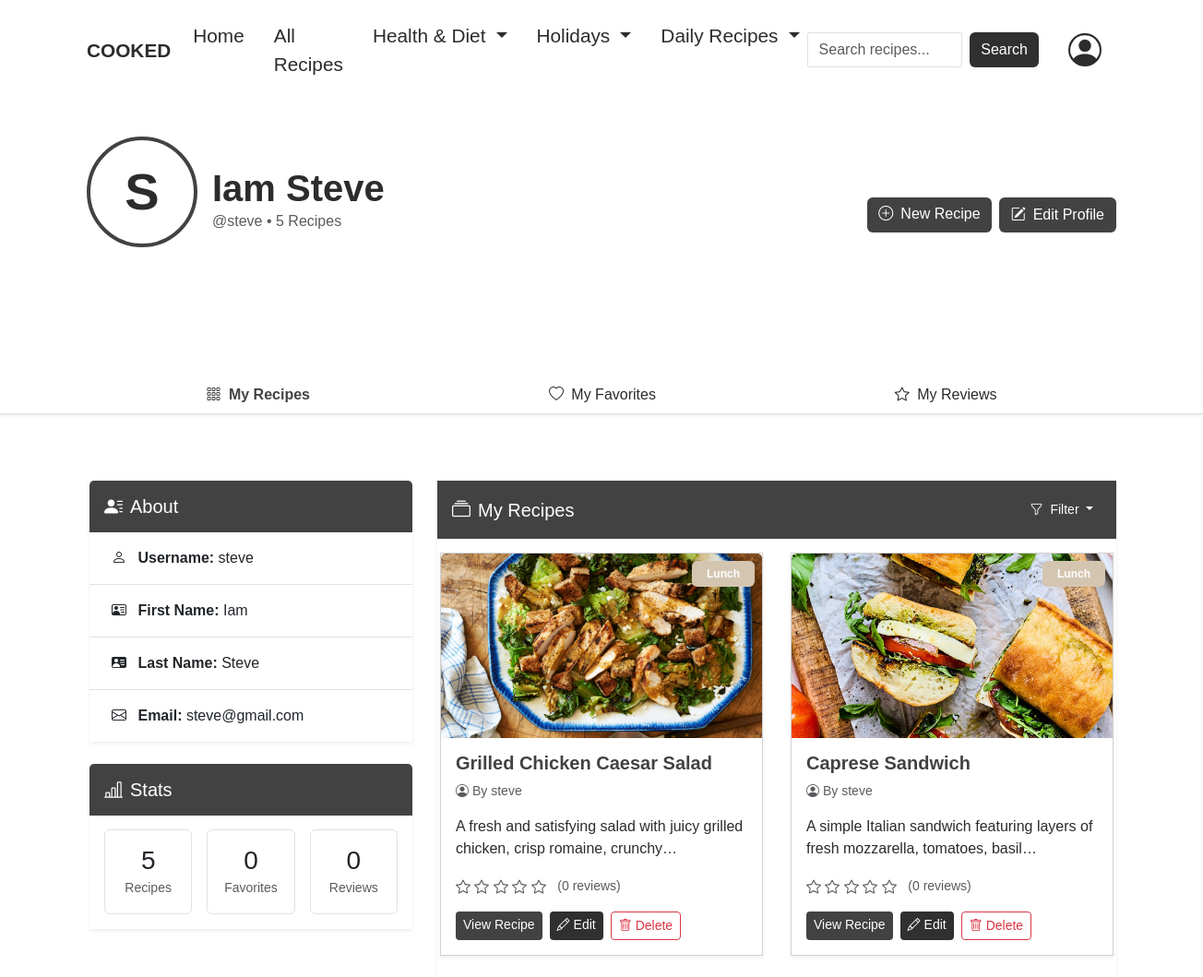
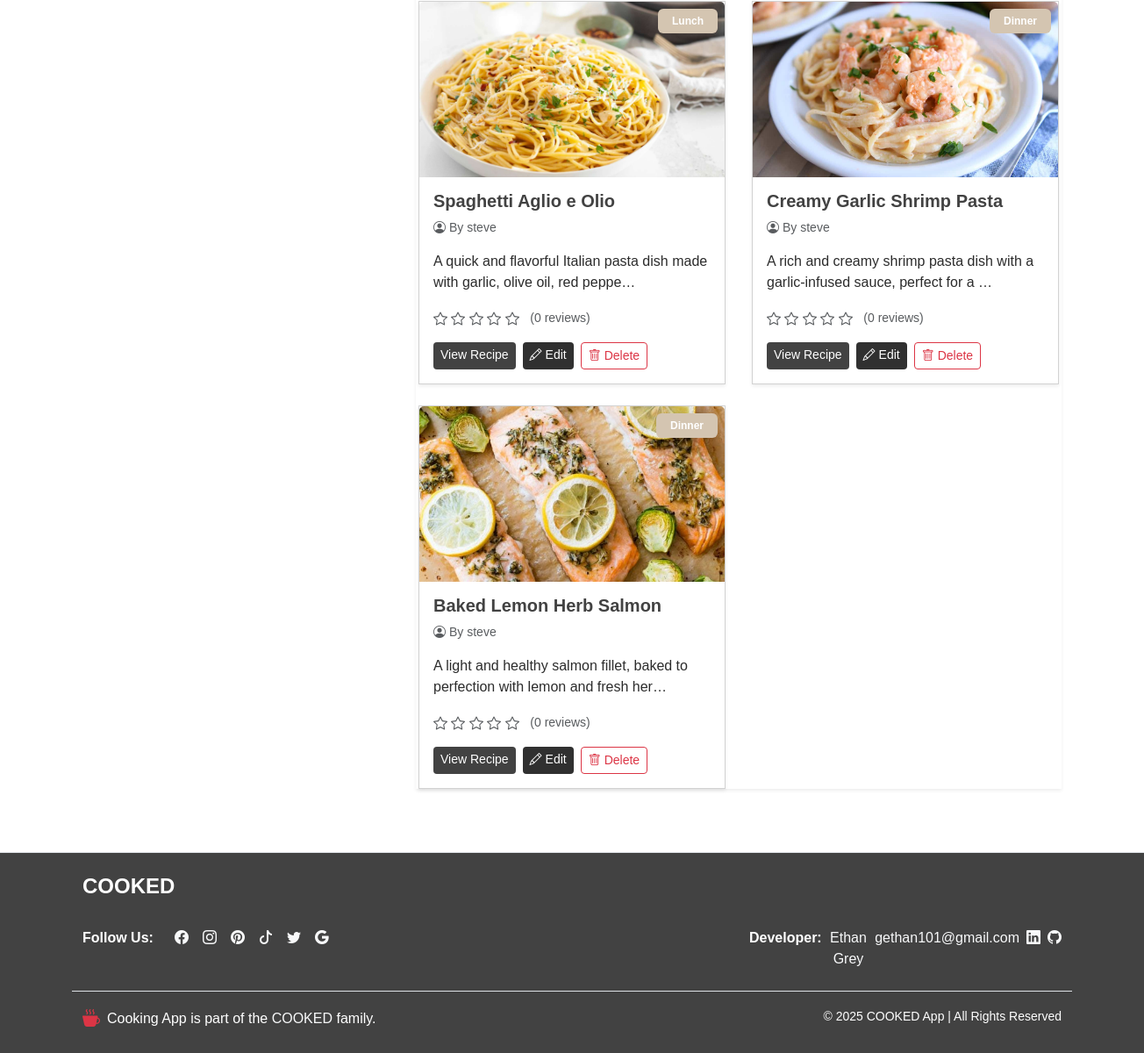
Page /users/profile/ (signed in) on the committed database (2 pictures, top to bottom).
### recipes/models.py (models this page shows, shortened)
class Recipe(models.Model):
    recipename = models.CharField(max_length=200, unique=True)
    description = models.TextField()
    ingredients = models.TextField()
    instructions = models.TextField()
    prep_time = models.IntegerField(help_text="Preparation time in minutes", default=0)
    cook_time = models.IntegerField(help_text="Cooking time in minutes", default=0)
    servings = models.IntegerField(help_text="Number of servings", default=1)
    madeby = models.ForeignKey(User, on_delete=models.CASCADE, related_name='recipes')
    image = models.ImageField(upload_to='recipes/')
    slug = models.SlugField(blank=True)
    recipetype = models.ForeignKey(RecipeType, related_name='recipes', on_delete=models.CASCADE)
    favorites = models.ManyToManyField(User, related_name='favorite_recipes', blank=True)
    @property
    def average_rating(self):
        avg = self.reviews.aggregate(Avg('rating'))['rating__avg']
        if avg is not None:
            return round(avg)
        return 0

class RecipeType(models.Model):
    recipetype = models.CharField(max_length=100)

### users/views.py (the view)
# urls.py: path('profile/', views.profile_view, name='profile_view'),  # For displaying the user details and created recipes
def profile_view(request):
    user = request.user  # Get the current logged-in user
    recipes = Recipe.objects.filter(madeby=user)
    favorite_recipes = user.favorite_recipes.all()
    user_reviews = Review.objects.filter(user=user).select_related('recipe')
    context = {
        'user': user,
        'recipes': recipes,
        'favorite_recipes': favorite_recipes,
        'user_reviews': user_reviews
    }
    return render(request, 'users/profile_view.html', context)

### users/templates/users/profile_view.html (shortened to what this page needs)
{% extends 'layout.html' %}
{% load static %}
{% block content %}
<section class="section-padding mt-2">
    <div class="cover-photo-container">
        <div class="container position-relative">
            <div class="profile-info-container" data-aos="fade-up" data-aos-duration="1000">
                <div class="row">
                    <div class="col-12 col-md-8">
                        <div class="d-flex flex-column flex-md-row align-items-center align-items-md-end text-center text-md-start">
                            <div class="avatar-container mb-3 mb-md-0" data-aos="zoom-in" data-aos-duration="1000" data-aos-delay="200">
                                <div class="rounded-circle bg-dark-forest d-flex align-items-center justify-content-center" style="width: 120px; height: 120px; border: 4px solid var(--c-primary);">
                                    <span class="display-4 fw-bold">{{ user.username.0|upper }}</span>
                                </div>
                            </div>
                            <div class="ms-md-3 mb-3" data-aos="fade-left" data-aos-duration="1000" data-aos-delay="400">
                                <h1 class="mb-0 fw-bold">
                                    {% if user.first_name and user.last_name %}
                                        {{ user.first_name }} {{ user.last_name }}
                                    {% else %}
                                        {{ user.username }}
                                    {% endif %}
                                </h1>
                                <p class="text-muted mb-0">@{{ user.username }} • {{ recipes|length }} Recipes</p>
                            </div>
                        </div>
                    </div>
                    <div class="col-md-4 d-flex align-items-end justify-content-end mb-3" data-aos="fade-left" data-aos-duration="1000" data-aos-delay="600">
                        <div class="d-flex gap-2">
                            <a href="{% url 'recipes:new_recipes' %}" class="btn btn-primary">
                                <i class="bi bi-plus-circle me-2"></i>New Recipe
                            </a>
                            <a href="{% url 'users:edit_profile' %}" class="btn btn-oak-brown">
                                <i class="bi bi-pencil-square me-2"></i>Edit Profile
                            </a>
                        </div>
                    </div>
                </div>
            </div>
        </div>
    </div>
</section>
<div class="profile-nav border-bottom shadow-sm" data-aos="fade-up" data-aos-duration="800">
    <div class="container">
        <ul class="nav nav-pills nav-fill">
            <li class="nav-item bg-clear">
                <a class="nav-link" href="#recipes">
                    <i class="bi bi-grid-3x3-gap me-1"></i> My Recipes
                </a>
            </li>
            <li class="nav-item">
                <a class="nav-link" href="#favorites">
                    <i class="bi bi-heart me-1"></i> My Favorites
                </a>
            </li>
            <li class="nav-item">
                <a class="nav-link" href="#reviews">
                    <i class="bi bi-star me-1"></i> My Reviews
                </a>
            </li>
        </ul>
    </div>
</div>
<div class="py-4 section-padding">
    <div class="container">
        <div class="row g-4 pt-5">
            <div class="col-lg-4">
                <div class="card border-0 shadow-sm mb-4" data-aos="fade-right" data-aos-duration="1000">
                    <div class="card-header border-0 py-3 bg-main text-tan">
                        <h5 class="mb-0"><i class="bi bi-person-lines-fill me-2"></i>About</h5>
                    </div>
                    <div class="card-body p-0 bg-main">
                        <ul class="list-group list-group-flush">
                            <li class="list-group-item px-4 py-3 bg-tan">
                                <i class="bi bi-person me-2"></i>
                                <strong>Username:</strong> {{ user.username }}
                            </li>
                            {% if user.first_name %}
                            <li class="list-group-item px-4 py-3 bg-tan">
                                <i class="bi bi-person-vcard me-2"></i>
                                <strong>First Name:</strong> {{ user.first_name }}
                            </li>
                            {% endif %}
                            {% if user.last_name %}
                            <li class="list-group-item px-4 py-3 bg-tan">
                                <i class="bi bi-person-vcard-fill me-2"></i>
                                <strong>Last Name:</strong> {{ user.last_name }}
                            </li>
                            {% endif %}
                            {% if user.email %}
                            <li class="list-group-item px-4 py-3 bg-tan">
                                <i class="bi bi-envelope me-2"></i>
                                <strong>Email:</strong> {{ user.email }}
                            </li>
                            {% endif %}
                        </ul>
                    </div>
                </div>
                <div class="card border-0 shadow-sm" data-aos="fade-right" data-aos-duration="1000" data-aos-delay="200">
                    <div class="card-header bg-main text-tan border-0 py-3">
                        <h5 class="mb-0"><i class="bi bi-bar-chart-line me-2"></i>Stats</h5>
                    </div>
                    <div class="card-body">
                        <div class="row text-center g-3">
                            <div class="col-4">
                                <div class="p-3 border rounded">
                                    <h3 class="m-0 text-forest-green">{{ recipes|length }}</h3>
                                    <small class="text-muted">Recipes</small>
                                </div>
                            </div>
                            <div class="col-4">
                                <div class="p-3 border rounded">
                                    <h3 class="m-0 text-oak-brown">{{ favorite_recipes|length }}</h3>
                                    <small class="text-muted">Favorites</small>
                                </div>
                            </div>
                            <div class="col-4">
                                <div class="p-3 border rounded">
                                    <h3 class="m-0 text-oak-brown">{{ user_reviews|length }}</h3>
                                    <small class="text-muted">Reviews</small>
                                </div>
                            </div>
                        </div>
                    </div>
                </div>
            </div>
            <div class="col-lg-8" id="recipes">
                <div class="border-0 shadow-sm" style="width: 100%;" data-aos="fade-left" data-aos-duration="1000">
                    <div class="card-header bg-main text-tan border-3 py-3 d-flex justify-content-between align-items-center">
                        <h5 class="ms-3 mb-0"><i class="bi bi-collection me-2"></i>My Recipes</h5>
                        <div class="dropdown">
                            <button class="btn btn-sm text-tan btn-outline dropdown-toggle me-3" type="button" id="recipeFilterDropdown" data-bs-toggle="dropdown" aria-expanded="false">
                                <i class="bi bi-funnel me-1"></i> Filter
                            </button>
                        </div>
                    </div>
                    <div class="card-body">
                        {% if recipes %}
                            <div class="row g-4">
                                {% for recipe in recipes %}
                                    <div class="col-md-6" data-aos="fade-up" data-aos-duration="1000" data-aos-delay="{% widthratio forloop.counter 1 200 %}" data-recipe-id="{{ recipe.id }}">
                                        <div class="card h-100 recipe-card shadow-sm d-flex flex-column">
                                            <div class="position-relative">
                                                {% if recipe.image %}
                                                    <img src="{{ recipe.image.url }}" class="card-img-top" alt="{{ recipe.recipename }}" style="height: 200px; object-fit: cover;">
                                                {% else %}
                                                    <div class="d-flex align-items-center justify-content-center" style="height: 200px;">
                                                        <i class="bi bi-card-image text-muted" style="font-size: 3rem;"></i>
                                                    </div>
                                                {% endif %}
                                                <span class="position-absolute top-0 end-0 badge bg-forest-green m-2 py-2 px-3">
                                                    {{ recipe.recipetype.recipetype }}
                                                </span>
                                            </div>
                                            <div class="card-body d-flex flex-column flex-grow-1">
                                                <div class="flex-grow-1">
                                                    <h5 class="card-title fw-bold">{{ recipe.recipename }}</h5>
                                                    <p class="text-muted small">
                                                        <i class="bi bi-person-circle me-1"></i>By {{ user.username }}
                                                    </p>
                                                    <p class="card-text">{{ recipe.description|truncatechars:80 }}</p>
                                                </div>
                                                <div class="mt-auto">
                                                    <div class="rating mt-3 mb-3">
                                                        <span class="text-muted small ms-2">({{ recipe.reviews.count }} reviews)</span>
                                                    </div>
                                                    <div class="d-flex flex-wrap gap-2">
                                                        <a href="{% url 'recipes:detail' category=recipe.recipetype.recipetype|lower slug=recipe.slug %}" class="btn btn-sm btn-primary">
                                                            View Recipe
                                                        </a>
                                                        <a href="{% url 'recipes:edit_recipe' recipe_id=recipe.id %}" class="btn btn-sm btn-secondary">
                                                            <i class="bi bi-pencil me-1"></i>Edit
                                                        </a>
                                                        <form action="{% url 'recipes:delete_recipe' recipe_id=recipe.id %}" method="POST" style="display: inline-block;">
                                                            <button type="submit" class="btn btn-sm btn-outline-danger" onclick="return confirm('Are you sure you want to delete this recipe?');">
                                                                <i class="bi bi-trash me-1"></i>Delete
                                                            </button>
                                                        </form>
                                                    </div>
                                                </div>
                                            </div>
                                        </div>
                                    </div>
                                {% endfor %}
                            </div>
                        {% endif %}
                    </div>
                </div>
            </div>
        </div>
    </div>
</div>
{% endblock %}

### rows in the picture
Recipe: image (picture), recipetype.recipetype "Lunch", recipename "Grilled Chicken Caesar Salad", description "A fresh and satisfying salad with juicy grilled chicken, crisp romaine, crunchy…", reviews.count "0"
Recipe: image (picture), recipetype.recipetype "Lunch", recipename "Caprese Sandwich", description "A simple Italian sandwich featuring layers of fresh mozzarella, tomatoes, basil…", reviews.count "0"
Recipe: image (picture), recipetype.recipetype "Lunch", recipename "Spaghetti Aglio e Olio", description "A quick and flavorful Italian pasta dish made with garlic, olive oil, red peppe…", reviews.count "0"
Recipe: image (picture), recipetype.recipetype "Dinner", recipename "Creamy Garlic Shrimp Pasta", description "A rich and creamy shrimp pasta dish with a garlic-infused sauce, perfect for a …", reviews.count "0"
Recipe: image (picture), recipetype.recipetype "Dinner", recipename "Baked Lemon Herb Salmon", description "A light and healthy salmon fillet, baked to perfection with lemon and fresh her…", reviews.count "0"

### other values in the picture
{{ user.username.0|upper }} "S"
{{ user.first_name }} "Iam"
{{ user.last_name }} "Steve"
{{ user.username }} "steve"
{{ recipes|length }} "5"
{{ user.email }} "steve@gmail.com"
{{ favorite_recipes|length }} "0"
{{ user_reviews|length }} "0"
